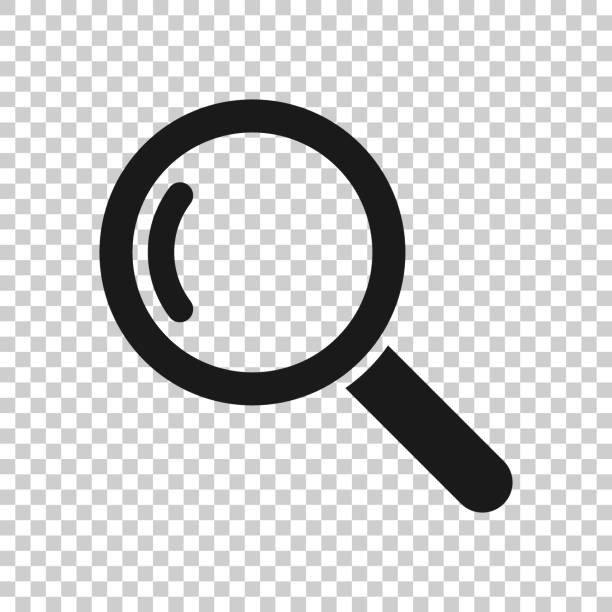
#> input picture GUI/asset/image (2).jpg, 612 x 612 px; its folder holds only this picture in this run
$ python -i tophat_transform.py   (imports and definitions only)
#> lines starting #> are read from the running program, lines starting #| are printed output that depends on the picture
import cv2 as cv
import numpy as np
import os

# --- CLAHE 參數 ---
clahe = cv.createCLAHE(clipLimit=5.0, tileGridSize=(16, 16))  # 保留你剛剛的設定

# --- TopHat 與 Gamma 參數 ---
kernel = np.ones((3, 3), np.uint8)   # 3x3 kernel
gamma_value = 1.2                    # gamma 值，大於1變亮，小於1變暗

# 建立 Gamma 校正查表
lookUpTable = np.empty((1, 256), np.uint8)
# [2 lines not run here, left out]

def enhance_contrast(input_path, output_path):
#> called with input_path = '../GUI/asset/image (2).jpg', output_path = 'out.png'
    image = cv.imread(input_path)  # 讀取彩色圖
#> image is the input picture: shape (612, 612, 3); min 0, max 255, mean 206.6
    if image is None:
        print(f"❌ 無法讀取圖像：{input_path}")
        return

    # 轉 RGB 並取 G 通道
    img_rgb = cv.cvtColor(image, cv.COLOR_BGR2RGB)
    img_channel = img_rgb[:,:,1]

    # 步驟1：通道強度正規化
    img_channel = cv.normalize(img_channel, None, 0, 255, cv.NORM_MINMAX)

    # 步驟2：CLAHE 增強
    img_clahe = clahe.apply(img_channel)
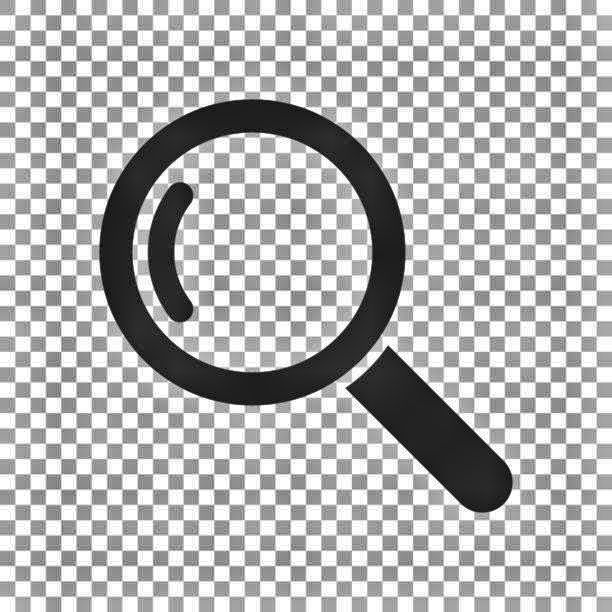
#> img_clahe: shape (612, 612); min 1, max 255, mean 182.1

    # 步驟3：TopHat
    tophat = cv.morphologyEx(img_clahe, cv.MORPH_TOPHAT, kernel)
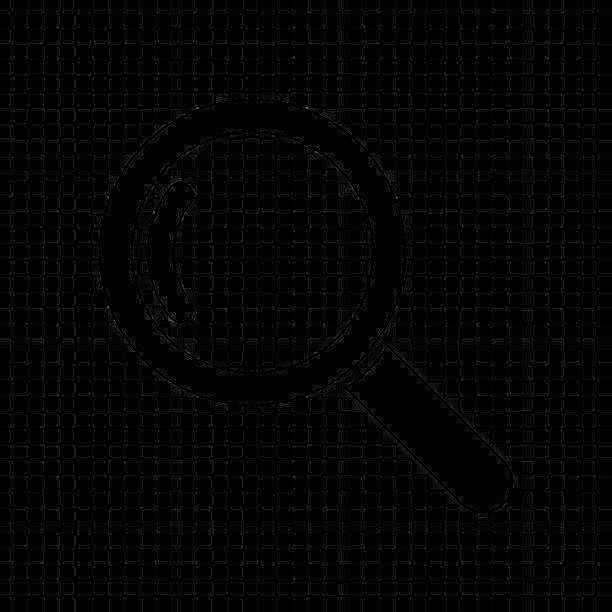
#> tophat: shape (612, 612); min 0, max 125, mean 4.2

    # 步驟4：融合 CLAHE 與 TopHat (1.5 : -0.5)
    fused = cv.addWeighted(img_clahe, 1.5, tophat, -0.5, 0)
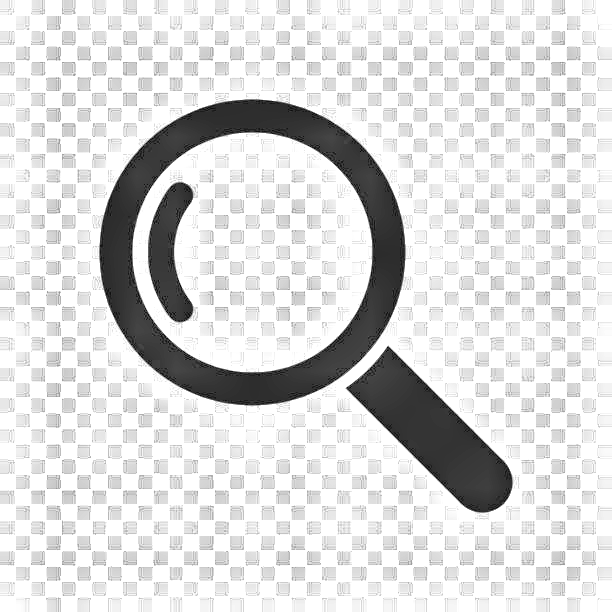
#> fused: shape (612, 612); min 2, max 255, mean 220

    # 步驟5：Gamma 校正
    gamma_corrected = cv.LUT(fused, lookUpTable)
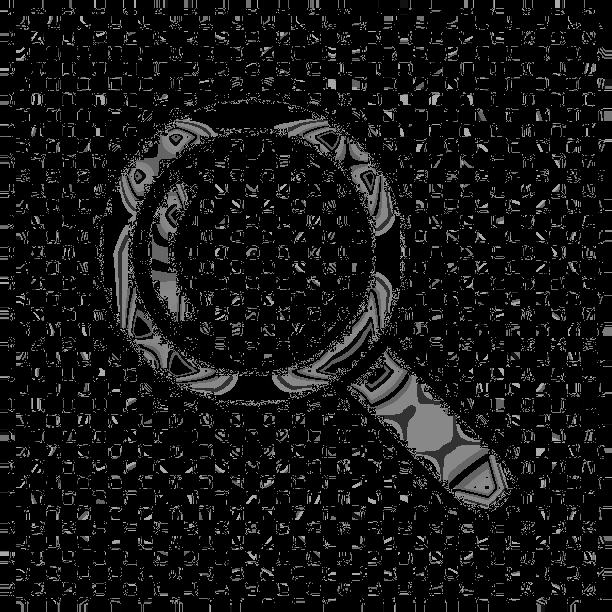
#> gamma_corrected: shape (612, 612); min 0, max 171, mean 20.2

    # 步驟6：銳化 (Unsharp Mask)
    blurred = cv.GaussianBlur(gamma_corrected, (3, 3), 0)   # 模糊版本
    sharpened = cv.addWeighted(gamma_corrected, 1.5, blurred, -0.5, 0)

    # 步驟7：模糊 (Gaussian Blur)
    final_blur = cv.GaussianBlur(sharpened, (3, 3), 0)
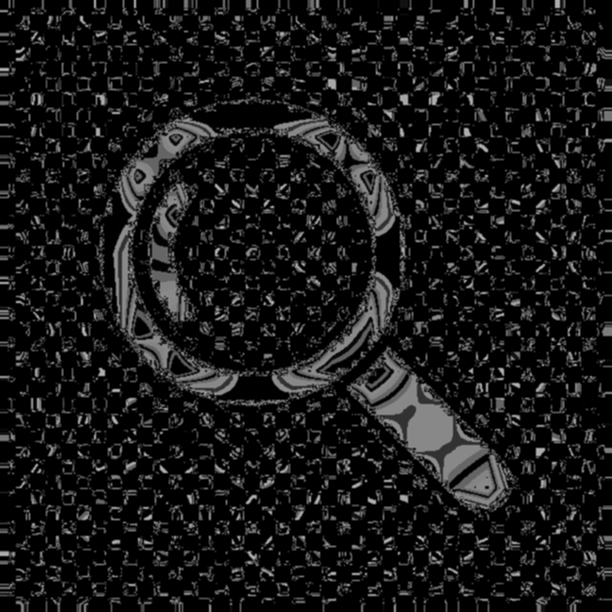
#> final_blur: shape (612, 612); min 0, max 186, mean 23.1

    # 步驟8：合併回彩色圖 (只保留 G 通道)
    result = cv.merge([
        np.zeros_like(final_blur),  # R
        final_blur,                 # G
        np.zeros_like(final_blur)   # B
    ])
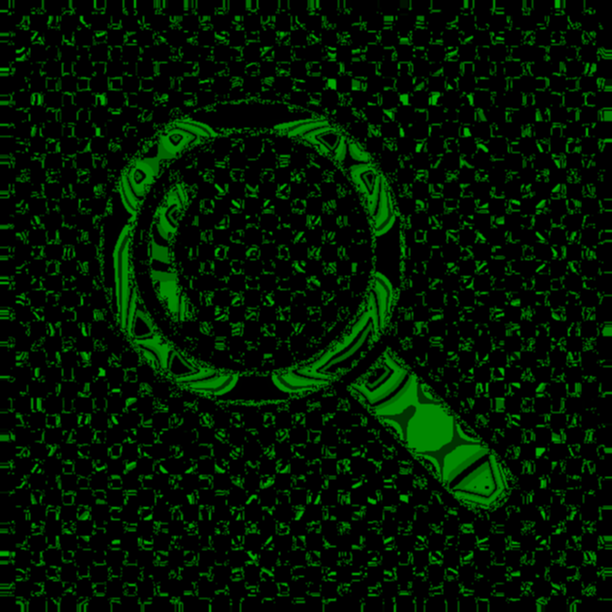
#> result: shape (612, 612, 3); mean of channels 0, 1, 2 0, 23.1, 0; drawn as B, G, R

    # 確保輸出資料夾存在
    os.makedirs(os.path.dirname(output_path), exist_ok=True)
    cv.imwrite(output_path, result)  # 儲存結果
    print(f"✅ 已處理完成並儲存：{output_path}")

def batch_enhance(input_folder, output_folder):
    exts = ('.jpg', '.png', '.bmp', '.tif')
    files = [f for f in os.listdir(input_folder) if f.lower().endswith(exts)]

    if not files:
        print("⚠️ 找不到任何圖像檔案")
        return

    for filename in files:
        input_path = os.path.join(input_folder, filename)
        output_path = os.path.join(output_folder, filename)
        enhance_contrast(input_path, output_path)

# [4 lines not run here, left out]

>>> result = enhance_contrast('../GUI/asset/image (2).jpg', 'out.png')

$ run again, on GUI/asset/image (3).jpg
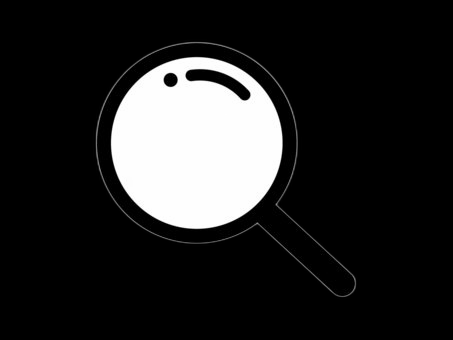
#> input picture GUI/asset/image (3).jpg, 453 x 340 px
#> in enhance_contrast, image is the input picture: shape (340, 453, 3); min 0, max 255, mean 37.5
#> in enhance_contrast, `gamma_corrected = cv.LUT(fused, lookUpTable)`:
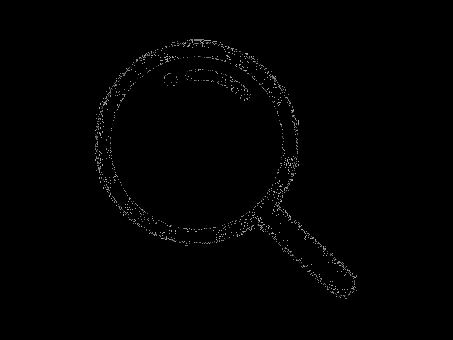
#> gamma_corrected: shape (340, 453); min 0, max 171, mean 1.7
#> in enhance_contrast, `result = cv.merge([ np.zeros_like(final_blur),`:
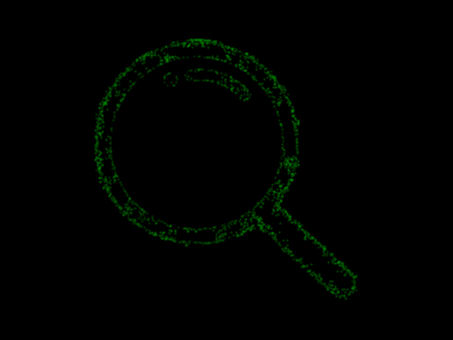
#> result: shape (340, 453, 3); mean of channels 0, 1, 2 0, 2.2, 0; drawn as B, G, R

$ run again, on GUI/asset/camera.jpg
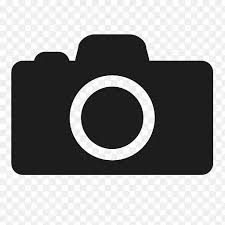
#> input picture GUI/asset/camera.jpg, 225 x 225 px
#> in enhance_contrast, image is the input picture: shape (225, 225, 3); min 0, max 255, mean 149.8
#> in enhance_contrast, `img_clahe = clahe.apply(img_channel)`:
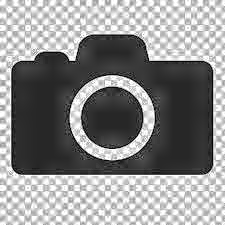
#> img_clahe: shape (225, 225); min 2, max 255, mean 141.4
#> in enhance_contrast, `result = cv.merge([ np.zeros_like(final_blur),`:
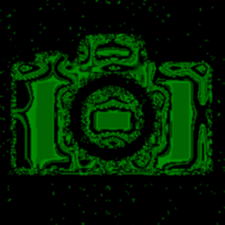
#> result: shape (225, 225, 3); mean of channels 0, 1, 2 0, 31.1, 0; drawn as B, G, R

$ run again, on GUI/asset/image.jpg
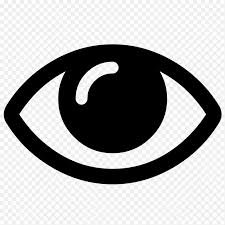
#> input picture GUI/asset/image.jpg, 225 x 225 px
#> in enhance_contrast, image is the input picture: shape (225, 225, 3); min 0, max 255, mean 171.6
#> in enhance_contrast, `img_clahe = clahe.apply(img_channel)`:
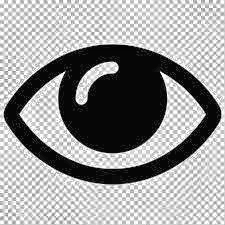
#> img_clahe: shape (225, 225); min 4, max 255, mean 153.9
#> in enhance_contrast, `result = cv.merge([ np.zeros_like(final_blur),`:
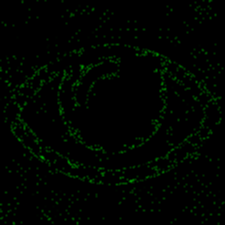
#> result: shape (225, 225, 3); mean of channels 0, 1, 2 0, 4.8, 0; drawn as B, G, R
